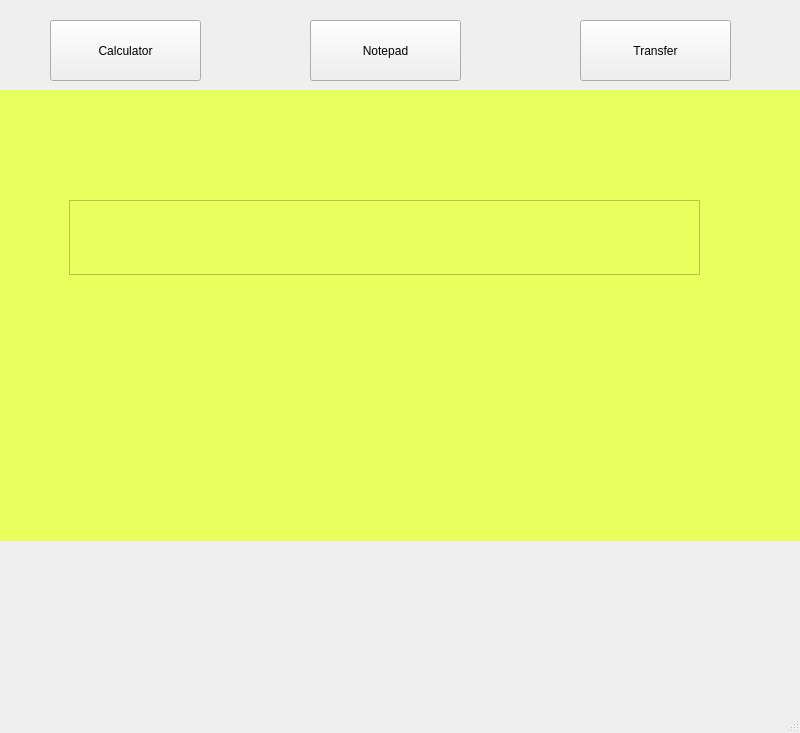
<?xml version="1.0" encoding="UTF-8"?>
<ui version="4.0">
 <class>MainWindow</class>
 <widget class="QMainWindow" name="MainWindow">
  <property name="geometry">
   <rect>
    <x>0</x>
    <y>0</y>
    <width>800</width>
    <height>733</height>
   </rect>
  </property>
  <property name="windowTitle">
   <string>MainWindow</string>
  </property>
  <widget class="QWidget" name="centralwidget">
   <widget class="QStackedWidget" name="stackedWidget">
    <property name="geometry">
     <rect>
      <x>-1</x>
      <y>90</y>
      <width>801</width>
      <height>451</height>
     </rect>
    </property>
    <property name="styleSheet">
     <string notr="true">background-color: rgb(233, 255, 93)</string>
    </property>
    <property name="currentIndex">
     <number>1</number>
    </property>
    <widget class="QWidget" name="page">
     <widget class="QPushButton" name="one">
      <property name="geometry">
       <rect>
        <x>60</x>
        <y>130</y>
        <width>101</width>
        <height>61</height>
       </rect>
      </property>
      <property name="styleSheet">
       <string notr="true">background-color: rgb(255, 151, 5)</string>
      </property>
      <property name="text">
       <string>1</string>
      </property>
     </widget>
     <widget class="QPushButton" name="four">
      <property name="geometry">
       <rect>
        <x>60</x>
        <y>210</y>
        <width>101</width>
        <height>61</height>
       </rect>
      </property>
      <property name="styleSheet">
       <string notr="true">background-color: rgb(255, 151, 5)</string>
      </property>
      <property name="text">
       <string>4</string>
      </property>
     </widget>
     <widget class="QPushButton" name="seven">
      <property name="geometry">
       <rect>
        <x>60</x>
        <y>290</y>
        <width>101</width>
        <height>61</height>
       </rect>
      </property>
      <property name="styleSheet">
       <string notr="true">background-color: rgb(255, 151, 5)</string>
      </property>
      <property name="text">
       <string>7</string>
      </property>
     </widget>
     <widget class="QPushButton" name="doubleZero">
      <property name="geometry">
       <rect>
        <x>60</x>
        <y>370</y>
        <width>101</width>
        <height>61</height>
       </rect>
      </property>
      <property name="styleSheet">
       <string notr="true">background-color: rgb(255, 151, 5)</string>
      </property>
      <property name="text">
       <string>00</string>
      </property>
     </widget>
     <widget class="QPushButton" name="eight">
      <property name="geometry">
       <rect>
        <x>230</x>
        <y>290</y>
        <width>101</width>
        <height>61</height>
       </rect>
      </property>
      <property name="styleSheet">
       <string notr="true">background-color: rgb(255, 151, 5)</string>
      </property>
      <property name="text">
       <string>8</string>
      </property>
     </widget>
     <widget class="QPushButton" name="two">
      <property name="geometry">
       <rect>
        <x>230</x>
        <y>130</y>
        <width>101</width>
        <height>61</height>
       </rect>
      </property>
      <property name="styleSheet">
       <string notr="true">background-color: rgb(255, 151, 5)</string>
      </property>
      <property name="text">
       <string>2</string>
      </property>
     </widget>
     <widget class="QPushButton" name="zero">
      <property name="geometry">
       <rect>
        <x>230</x>
        <y>370</y>
        <width>101</width>
        <height>61</height>
       </rect>
      </property>
      <property name="styleSheet">
       <string notr="true">background-color: rgb(255, 151, 5)</string>
      </property>
      <property name="text">
       <string>0</string>
      </property>
     </widget>
     <widget class="QPushButton" name="five">
      <property name="geometry">
       <rect>
        <x>230</x>
        <y>210</y>
        <width>101</width>
        <height>61</height>
       </rect>
      </property>
      <property name="styleSheet">
       <string notr="true">background-color: rgb(255, 151, 5)</string>
      </property>
      <property name="text">
       <string>5</string>
      </property>
     </widget>
     <widget class="QPushButton" name="nine">
      <property name="geometry">
       <rect>
        <x>400</x>
        <y>290</y>
        <width>101</width>
        <height>61</height>
       </rect>
      </property>
      <property name="styleSheet">
       <string notr="true">background-color: rgb(255, 151, 5)</string>
      </property>
      <property name="text">
       <string>9</string>
      </property>
     </widget>
     <widget class="QPushButton" name="three">
      <property name="geometry">
       <rect>
        <x>400</x>
        <y>130</y>
        <width>101</width>
        <height>61</height>
       </rect>
      </property>
      <property name="styleSheet">
       <string notr="true">background-color: rgb(255, 151, 5)</string>
      </property>
      <property name="text">
       <string>3</string>
      </property>
     </widget>
     <widget class="QPushButton" name="clear">
      <property name="geometry">
       <rect>
        <x>400</x>
        <y>370</y>
        <width>101</width>
        <height>61</height>
       </rect>
      </property>
      <property name="styleSheet">
       <string notr="true">background-color: rgb(255, 6, 10)</string>
      </property>
      <property name="text">
       <string>C</string>
      </property>
     </widget>
     <widget class="QPushButton" name="six">
      <property name="geometry">
       <rect>
        <x>400</x>
        <y>210</y>
        <width>101</width>
        <height>61</height>
       </rect>
      </property>
      <property name="styleSheet">
       <string notr="true">background-color: rgb(255, 151, 5)</string>
      </property>
      <property name="text">
       <string>6</string>
      </property>
     </widget>
     <widget class="QPushButton" name="mult">
      <property name="geometry">
       <rect>
        <x>660</x>
        <y>290</y>
        <width>101</width>
        <height>61</height>
       </rect>
      </property>
      <property name="styleSheet">
       <string notr="true">background-color: rgb(255, 185, 0)</string>
      </property>
      <property name="text">
       <string>*</string>
      </property>
     </widget>
     <widget class="QPushButton" name="plus">
      <property name="geometry">
       <rect>
        <x>660</x>
        <y>130</y>
        <width>101</width>
        <height>61</height>
       </rect>
      </property>
      <property name="styleSheet">
       <string notr="true">background-color: rgb(255, 185, 0)</string>
      </property>
      <property name="text">
       <string>+</string>
      </property>
     </widget>
     <widget class="QPushButton" name="divide">
      <property name="geometry">
       <rect>
        <x>660</x>
        <y>370</y>
        <width>101</width>
        <height>61</height>
       </rect>
      </property>
      <property name="styleSheet">
       <string notr="true">background-color: rgb(255, 185, 0)</string>
      </property>
      <property name="text">
       <string>/</string>
      </property>
     </widget>
     <widget class="QPushButton" name="minus">
      <property name="geometry">
       <rect>
        <x>660</x>
        <y>210</y>
        <width>101</width>
        <height>61</height>
       </rect>
      </property>
      <property name="styleSheet">
       <string notr="true">background-color: rgb(255, 185, 0)</string>
      </property>
      <property name="text">
       <string>-</string>
      </property>
     </widget>
     <widget class="QPushButton" name="equals">
      <property name="geometry">
       <rect>
        <x>530</x>
        <y>290</y>
        <width>101</width>
        <height>141</height>
       </rect>
      </property>
      <property name="styleSheet">
       <string notr="true">background-color:rgb(170, 170, 0)</string>
      </property>
      <property name="text">
       <string>=</string>
      </property>
     </widget>
     <widget class="QPushButton" name="transfer">
      <property name="geometry">
       <rect>
        <x>530</x>
        <y>130</y>
        <width>101</width>
        <height>141</height>
       </rect>
      </property>
      <property name="styleSheet">
       <string notr="true">background-color:rgb(144, 255, 26)</string>
      </property>
      <property name="text">
       <string>Transer</string>
      </property>
     </widget>
     <widget class="QTextEdit" name="textEdit">
      <property name="geometry">
       <rect>
        <x>60</x>
        <y>20</y>
        <width>701</width>
        <height>75</height>
       </rect>
      </property>
      <property name="styleSheet">
       <string notr="true">background-color:rgb(250,250,230)</string>
      </property>
     </widget>
    </widget>
    <widget class="QWidget" name="page_3">
     <widget class="QTextEdit" name="transferText">
      <property name="geometry">
       <rect>
        <x>70</x>
        <y>110</y>
        <width>631</width>
        <height>75</height>
       </rect>
      </property>
     </widget>
    </widget>
    <widget class="QWidget" name="page_2">
     <widget class="QTextEdit" name="textEdit_2">
      <property name="geometry">
       <rect>
        <x>3</x>
        <y>-6</y>
        <width>801</width>
        <height>381</height>
       </rect>
      </property>
     </widget>
     <widget class="QPushButton" name="notepad_2">
      <property name="geometry">
       <rect>
        <x>320</x>
        <y>380</y>
        <width>151</width>
        <height>61</height>
       </rect>
      </property>
      <property name="styleSheet">
       <string notr="true">background-color:rgb(255, 143, 246)</string>
      </property>
      <property name="text">
       <string>Save</string>
      </property>
     </widget>
    </widget>
   </widget>
   <widget class="QPushButton" name="calculator">
    <property name="geometry">
     <rect>
      <x>50</x>
      <y>20</y>
      <width>151</width>
      <height>61</height>
     </rect>
    </property>
    <property name="text">
     <string>Calculator</string>
    </property>
   </widget>
   <widget class="QPushButton" name="notepad">
    <property name="geometry">
     <rect>
      <x>310</x>
      <y>20</y>
      <width>151</width>
      <height>61</height>
     </rect>
    </property>
    <property name="text">
     <string>Notepad</string>
    </property>
   </widget>
   <widget class="QPushButton" name="financial">
    <property name="geometry">
     <rect>
      <x>580</x>
      <y>20</y>
      <width>151</width>
      <height>61</height>
     </rect>
    </property>
    <property name="text">
     <string>Transfer</string>
    </property>
   </widget>
  </widget>
  <widget class="QMenuBar" name="menubar">
   <property name="geometry">
    <rect>
     <x>0</x>
     <y>0</y>
     <width>800</width>
     <height>26</height>
    </rect>
   </property>
  </widget>
  <widget class="QStatusBar" name="statusbar"/>
 </widget>
 <resources/>
 <connections/>
</ui>
